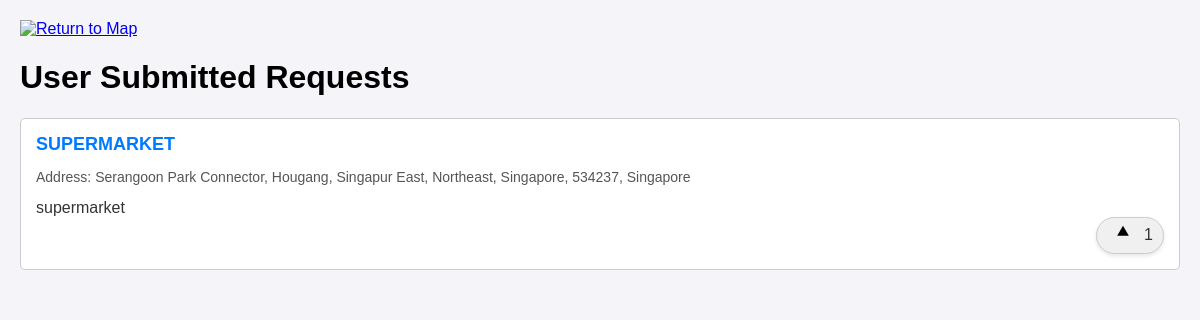
Page /map/results/ on the earlier database version.
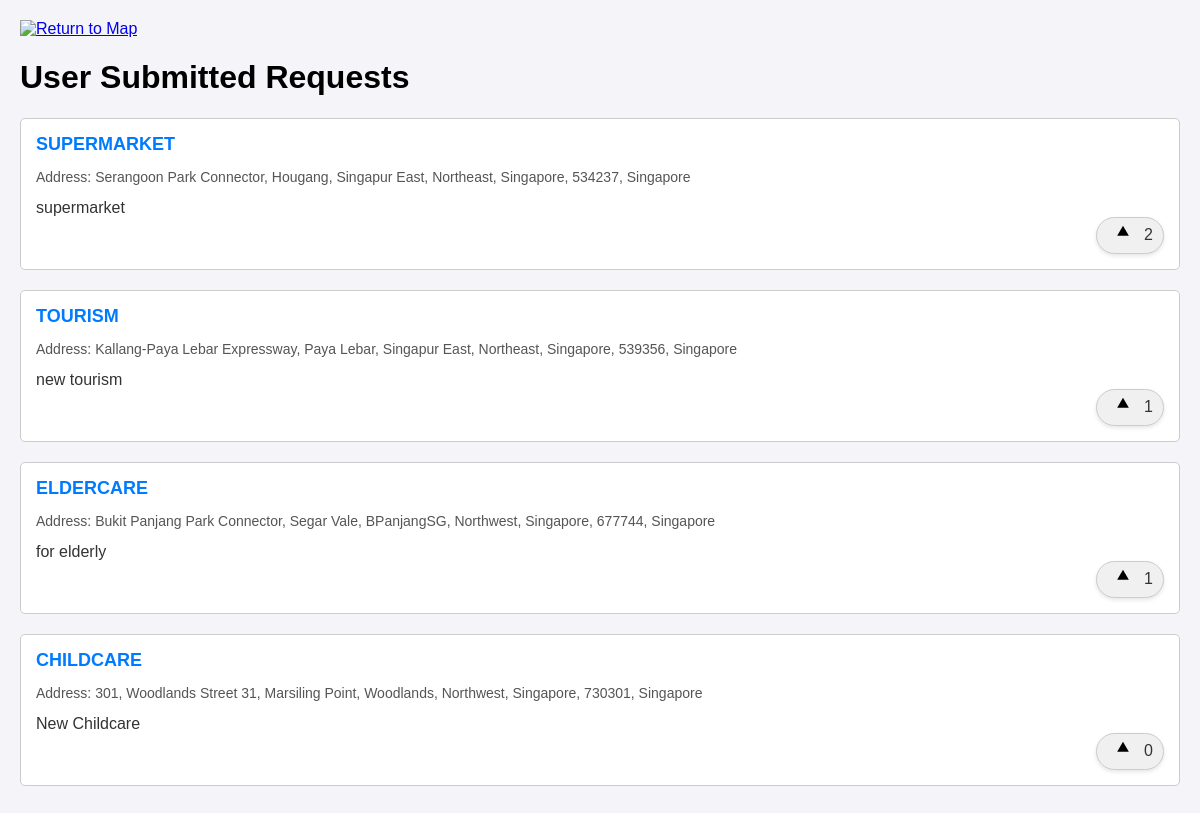
Same page on the later database version.
### mappage/models.py (models this page shows, shortened)
class location(models.Model):
    latitude = models.FloatField()
    longitude = models.FloatField()
    address = models.CharField(max_length=500, blank=True, null=True)
    amenity = models.CharField(max_length=100)
    description = models.TextField()
    upvoteCount = models.IntegerField(default=0)

### mappage/views.py (the view)
# urls.py: path('results/', views.results_view, name='results'),
def results_view(request):
    result = location_controller.get_all_locations_for_display()
    return render(request, 'results.html', {'locations': result['locations']})

### mappage/services.py (called while the page is built)
    def get_all_locations(self) -> List[location]:
        return location.objects.all()

    def get_all_locations_for_display(self) -> Dict[str, Any]:
        locations = self.location_service.get_all_locations()
        return {
            'locations': locations,
            'count': len(locations)
        }

### mappage/templates/results.html (shortened to what this page needs)
<!DOCTYPE html>
<html lang="en">
<head>
</head>
<body>
  <div class="map-container">
    <a href="{% url 'mappage' %}" class="return-logo">
    <img src="https://img.icons8.com/ios-filled/50/000000/left.png" alt="Return to Map">
    </a>
  </div>
  <h1>User Submitted Requests</h1>
  {% for loc in locations %}
  <div class="thread">
    <div class="thread-title">{{ loc.amenity|upper }}</div>
    <div class="thread-meta"><p>Address: {{ loc.address|default:"Address not available" }}</p></div>
    <div class="thread-content">{{ loc.description }}</div>
    <form class="vote-form" action="{% url 'upvote_location' loc.id %}" method="POST">
      <div class="vote-bubble">
        <button type="submit">
          <svg xmlns="http://www.w3.org/2000/svg" viewBox="0 0 24 24">
            <path d="M12 2l7 12H5z"/>
          </svg>
        </button>
        <span class="vote-count">{{ loc.upvoteCount }}</span>
      </div>
    </form>
  </div>
  {% endfor %}
</body>
</html>

### mappage/templates/results.html (style rules this page uses)
body { font-family: Arial, sans-serif; margin: 0; padding: 20px; background-color: #f4f4f9; }
.thread { border: 1px solid #ccc; border-radius: 5px; padding: 15px; margin-bottom: 20px; background-color: #fff; }
.thread-title { font-size: 18px; font-weight: bold; color: #007bff; margin-bottom: 10px; }
.thread-meta { font-size: 14px; color: #555; margin-bottom: 10px; }
.thread-content { font-size: 16px; color: #333; }
.map-container { margin-bottom: 20px; }
.return-logo img { width: 30px; height: auto; }
.vote-form { position: relative; display: flex; align-items: center; justify-content: flex-end; }
.vote-bubble { display: flex; align-items: center; justify-content: center; background-color: #f0f0f0; border: 1px solid #ccc; border-radius: 50px; padding: 5px 10px; box-shadow: 0 2px 4px rgba(0, 0, 0, 0.1); }
.vote-form button { background: none; border: none; cursor: pointer; margin-right: 5px; }
.vote-form button svg { width: 20px; height: 20px; }
.vote-count { font-size: 16px; color: #333; }

Differences in the rows shown:
changed location "SUPERMARKET": upvoteCount "1" → "2"
added location: amenity "TOURISM", address "Kallang-Paya Lebar Expressway, Paya Lebar, Singapur East, Northeast, Singapore, 539356, Singapore", description "new tourism", upvoteCount "1"
added location: amenity "ELDERCARE", address "Bukit Panjang Park Connector, Segar Vale, BPanjangSG, Northwest, Singapore, 677744, Singapore", description "for elderly", upvoteCount "1"
added location: amenity "CHILDCARE", address "301, Woodlands Street 31, Marsiling Point, Woodlands, Northwest, Singapore, 730301, Singapore", description "New Childcare", upvoteCount "0"
